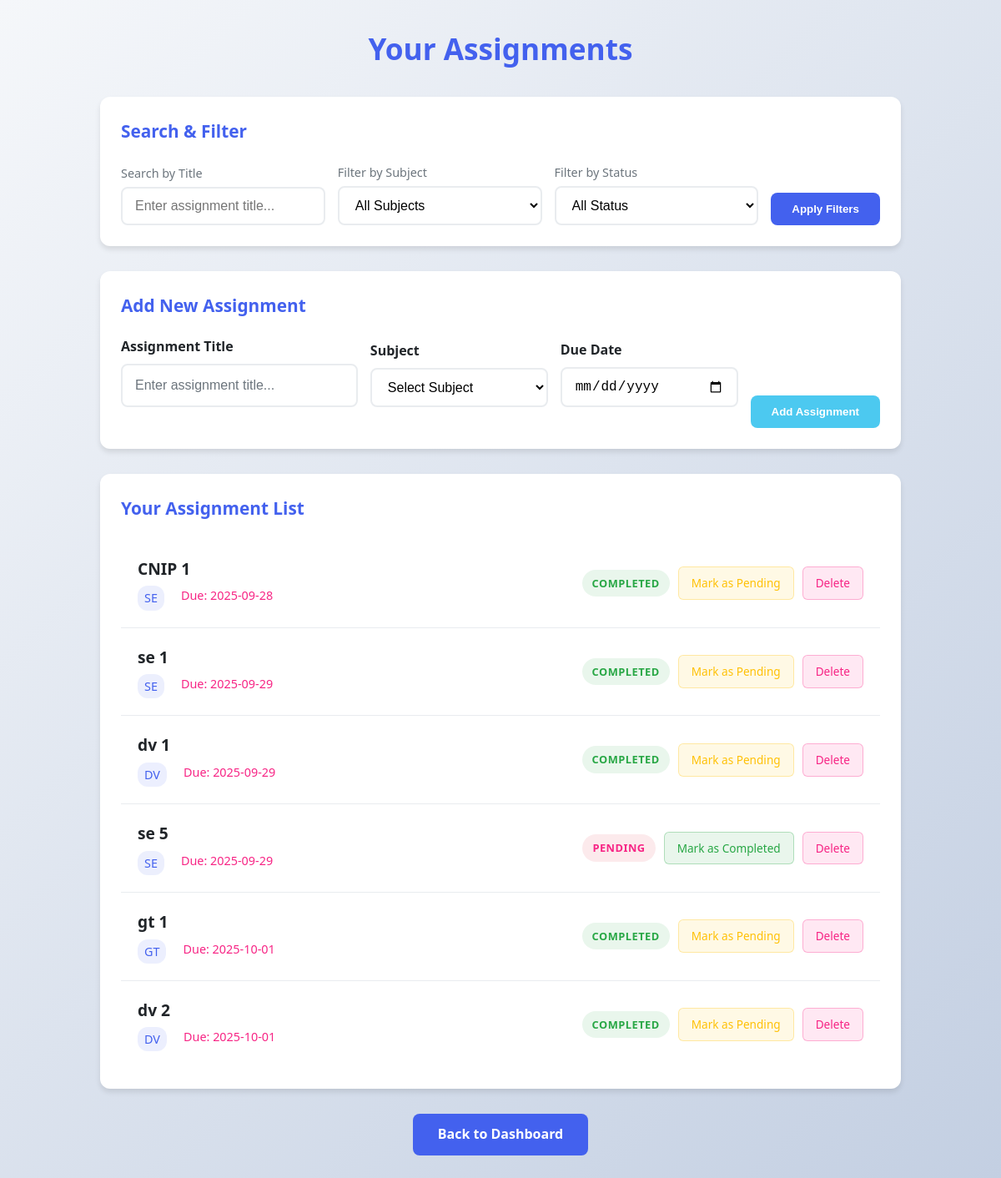
The app's page /assignments (signed in) with its own data.
### tables this page shows
CREATE TABLE assignments (
            id INTEGER PRIMARY KEY AUTOINCREMENT,
            user_id INTEGER NOT NULL,
            subject_id INTEGER NOT NULL,
            title TEXT NOT NULL,
            due_date TEXT NOT NULL,
            completed INTEGER DEFAULT 0,
            FOREIGN KEY(user_id) REFERENCES users(id) ON DELETE CASCADE,
            FOREIGN KEY(subject_id) REFERENCES subjects(id) ON DELETE CASCADE
        );

CREATE TABLE subjects (
            id INTEGER PRIMARY KEY AUTOINCREMENT,
            user_id INTEGER NOT NULL,
            name TEXT NOT NULL,
            FOREIGN KEY(user_id) REFERENCES users(id) ON DELETE CASCADE
        );

### app.py (the view, shortened to what this page needs)
@app.route('/assignments', methods=['GET', 'POST'])
@login_required
def assignments():
    conn = sqlite3.connect('database.db')
    c = conn.cursor()
    c.execute("SELECT id, name FROM subjects WHERE user_id = ?", (current_user.id,))
    subjects = c.fetchall()
    filter_subject = request.form.get('filter_subject')
    filter_status = request.form.get('filter_status')
    search_title = request.form.get('search_title')
    query = '''
        SELECT a.id, a.title, a.due_date, a.completed, s.name
        FROM assignments a
        JOIN subjects s ON a.subject_id = s.id
        WHERE a.user_id = ?
    '''
    params = [current_user.id]
    if filter_subject and filter_subject != 'all':
        query += " AND s.id = ?"
        params.append(filter_subject)
    if filter_status and filter_status != 'all':
        if filter_status == 'completed':
            query += " AND a.completed = 1"
        elif filter_status == 'pending':
            query += " AND a.completed = 0"
    if search_title:
        query += " AND a.title LIKE ?"
        params.append(f"%{search_title}%")
    query += " ORDER BY a.due_date"
    c.execute(query, params)
    assignments_list = c.fetchall()
    conn.close()
    return render_template('assignments.html', assignments=assignments_list, subjects=subjects)

### app.py (called while the page is built)
@login_manager.user_loader
def load_user(user_id):
    conn = sqlite3.connect('database.db')
    c = conn.cursor()
    c.execute("SELECT * FROM users WHERE id = ?", (user_id,))
    user = c.fetchone()
    conn.close()
    if user:
        return User(user[0], user[1], user[2])
    return None

### templates/assignments.html (shortened to what this page needs)
<!DOCTYPE html>
<html>
<head>
    <link rel="stylesheet" type="text/css" href="{{ url_for('static', filename='style.css') }}">
</head>
<body class="assignments-page">
    <div class="assignments-container">
        <h2>Your Assignments</h2>
        <section class="filter-section">
            <h3>Search & Filter</h3>
            <form method="post" class="filter-form">
                <div class="filter-group">
                    <label class="filter-label">Search by Title</label>
                    <input type="text" name="search_title" placeholder="Enter assignment title..."
                           class="filter-input" value="{{ request.form.search_title or '' }}">
                </div>
                <div class="filter-group">
                    <label class="filter-label">Filter by Subject</label>
                    <select name="filter_subject" class="filter-select">
                        <option value="all">All Subjects</option>
                    </select>
                </div>
                <div class="filter-group">
                    <label class="filter-label">Filter by Status</label>
                    <select name="filter_status" class="filter-select">
                        <option value="all">All Status</option>
                    </select>
                </div>
                <button type="submit" class="filter-btn">Apply Filters</button>
            </form>
        </section>
        <section class="add-assignment-section">
            <h3>Add New Assignment</h3>
            <form method="post" class="add-form">
                <div class="form-group">
                    <label class="form-label">Assignment Title</label>
                    <input type="text" name="title" placeholder="Enter assignment title..." class="form-input" required>
                </div>
                <div class="form-group">
                    <label class="form-label">Subject</label>
                    <select name="subject_id" class="form-select" required>
                        <option value="">Select Subject</option>
                    </select>
                </div>
                <div class="form-group">
                    <label class="form-label">Due Date</label>
                    <input type="date" name="due_date" class="form-date" required>
                </div>
                <button type="submit" class="add-btn">Add Assignment</button>
            </form>
        </section>
        <section class="assignments-list-section">
            <h3>Your Assignment List</h3>
            {% if assignments %}
            <ul class="assignments-list">
                {% for assignment in assignments %}
                <li class="assignment-item">
                    <div class="assignment-info">
                        <div class="assignment-title">{{ assignment[1] }}</div>
                        <div class="assignment-meta">
                            <span class="assignment-subject">{{ assignment[4] }}</span>
                            <span class="assignment-due">Due: {{ assignment[2] }}</span>
                        </div>
                    </div>
                    <div class="assignment-actions">
                        {% if assignment[3] == 1 %}
                            <span class="status-badge status-completed">Completed</span>
                            <a href="{{ url_for('pending_assignment', assignment_id=assignment[0]) }}"
                               class="action-btn btn-pending">Mark as Pending</a>
                        {% else %}
                            <span class="status-badge status-pending">Pending</span>
                            <a href="{{ url_for('complete_assignment', assignment_id=assignment[0]) }}"
                               class="action-btn btn-complete">Mark as Completed</a>
                        {% endif %}
                        <a href="{{ url_for('delete_assignment', assignment_id=assignment[0]) }}"
                           class="action-btn btn-delete"
                           onclick="return confirm('Are you sure you want to delete this assignment?');">
                            Delete
                        </a>
                    </div>
                </li>
                {% endfor %}
            </ul>
            {% else %}
            <div class="empty-state">
                <i>📝</i>
                <h3>No assignments found</h3>
                <p>Add your first assignment using the form above!</p>
            </div>
            {% endif %}
        </section>
        <div class="back-link">
            <a href="/dashboard" class="back-btn">Back to Dashboard</a>
        </div>
    </div>
</body>
</html>

### records on screen
assignments: title "CNIP 1", name "SE", due_date "2025-09-28"
assignments: title "se 1", name "SE", due_date "2025-09-29"
assignments: title "dv 1", name "DV", due_date "2025-09-29"
assignments: title "se 5", name "SE", due_date "2025-09-29"
assignments: title "gt 1", name "GT", due_date "2025-10-01"
assignments: title "dv 2", name "DV", due_date "2025-10-01"
